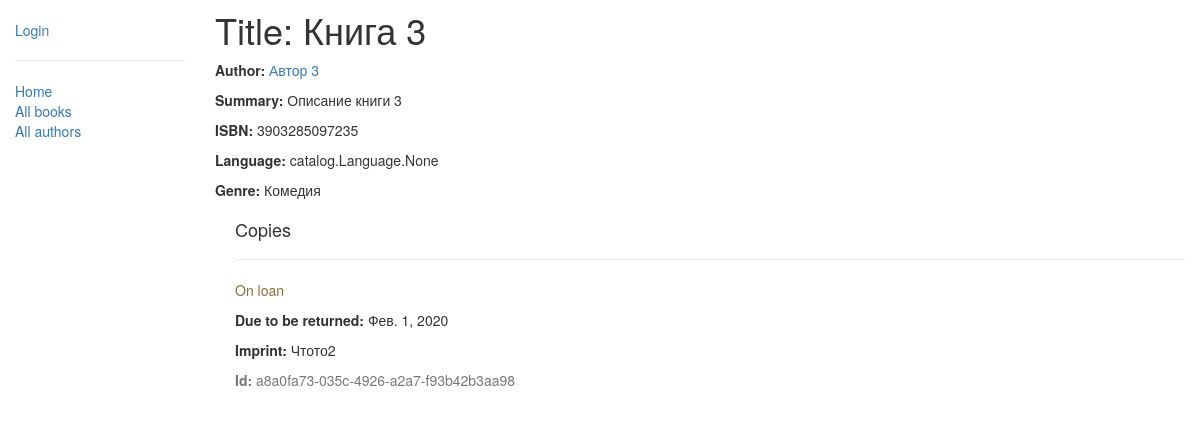
Page /catalog/book/3 on the earlier database version.
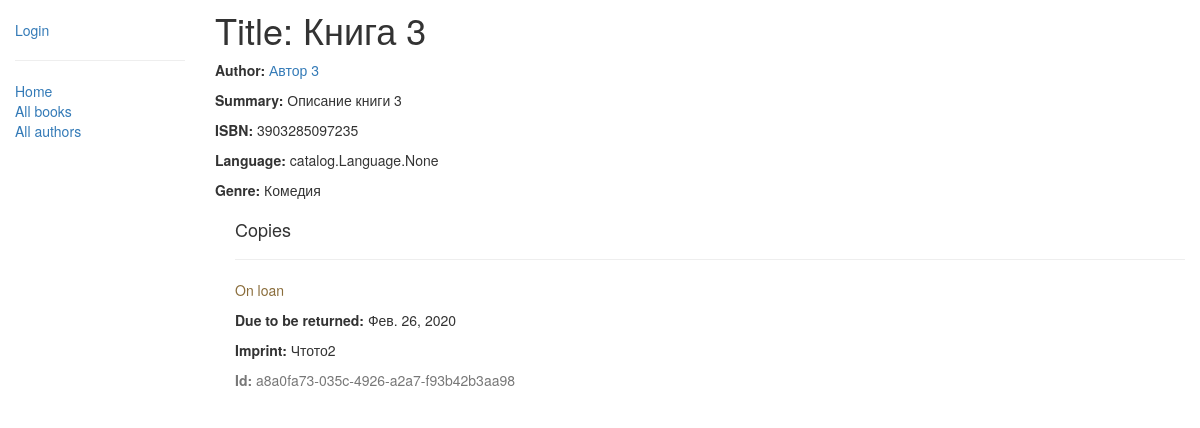
Same page on the later database version.
### catalog/models.py (models this page shows, shortened)
class BookInstance(models.Model):
    id = models.UUIDField(primary_key=True, default=uuid.uuid4,
                          help_text='Уникальный идентификатор для книги в бииблиотеке')
    book = models.ForeignKey('Book', on_delete=models.SET_NULL, null=True)
    imprint = models.CharField(max_length=200)
    due_back = models.DateField(null=True, blank=True)
    borrower = models.ForeignKey(User, on_delete=models.SET_NULL, null=True, blank=True)
    LOAN_STATUS = (
        ('m', 'Maintenance'),
        ('o', 'On loan'),
        ('a', 'Available'),
        ('r', 'Reserved'),
    )
    status = models.CharField(max_length=1, choices=LOAN_STATUS, blank=True, default='m', help_text='Book availability')
    class Meta:
        ordering = ["due_back"]
        verbose_name = 'Экземпляр'
        verbose_name_plural = 'Экземпляры'
        permissions = (("can_mark_returned", "Set book as returned"),)

### catalog/views.py (the view)
# urls.py: url(r'^book/(?P<pk>\d+)$', views.BookDetailView.as_view(), name='book-detail'),
class BookDetailView(generic.DetailView):
    model = Book

### catalog/models.py (called while the page is built)
    def __str__(self):
        return self.name

    def __str__(self):
        return '{0} {1}'.format(self.first_name, self.last_name)

### catalog/templates/catalog/book_detail.html (shortened to what this page needs)
{% extends "base_generic.html" %}
{% block content %}
  <p><h1 id = 'h1'>Title: {{ book.title }}</h1> {% if perms.catalog.can_mark_returned %} <a href = "{% url 'book_update' book.pk%}">Редактировать</a>  <a href = "{% url 'book_delete' book.pk%}">Удалить</a> {% endif %}</p>
  <p><strong>Author:</strong> <a href="{% url 'author-detail' book.author.pk %}">{{ book.author }}</a></p>
  <p><strong>Summary:</strong> {{ book.summary }}</p>
  <p><strong>ISBN:</strong> {{ book.isbn }}</p>
  <p><strong>Language:</strong> {{ book.language }}</p>
  <p><strong>Genre:</strong> {% for genre in book.genre.all %} {{ genre }}{% if not forloop.last %}, {% endif %}{% endfor %}</p>
  <div style="margin-left:20px;margin-top:20px">
    <h4>Copies</h4>
    {% for copy in book.bookinstance_set.all %}
    <hr>
    <p class="{% if copy.status == 'a' %}text-success{% elif copy.status == 'd' %}text-danger{% else %}text-warning{% endif %}">{{ copy.get_status_display }}</p>
    {% if copy.status != 'a' %}<p><strong>Due to be returned:</strong> {{copy.due_back}}</p>{% endif %}
    <p><strong>Imprint:</strong> {{copy.imprint}}</p>
    <p class="text-muted"><strong>Id:</strong> {{copy.id}}</p>
    {% endfor %}
  </div>
{% endblock %}

Differences in the rows shown:
changed BookInstance "On loan": due_back "Фев. 1, 2020" → "Фев. 26, 2020"
